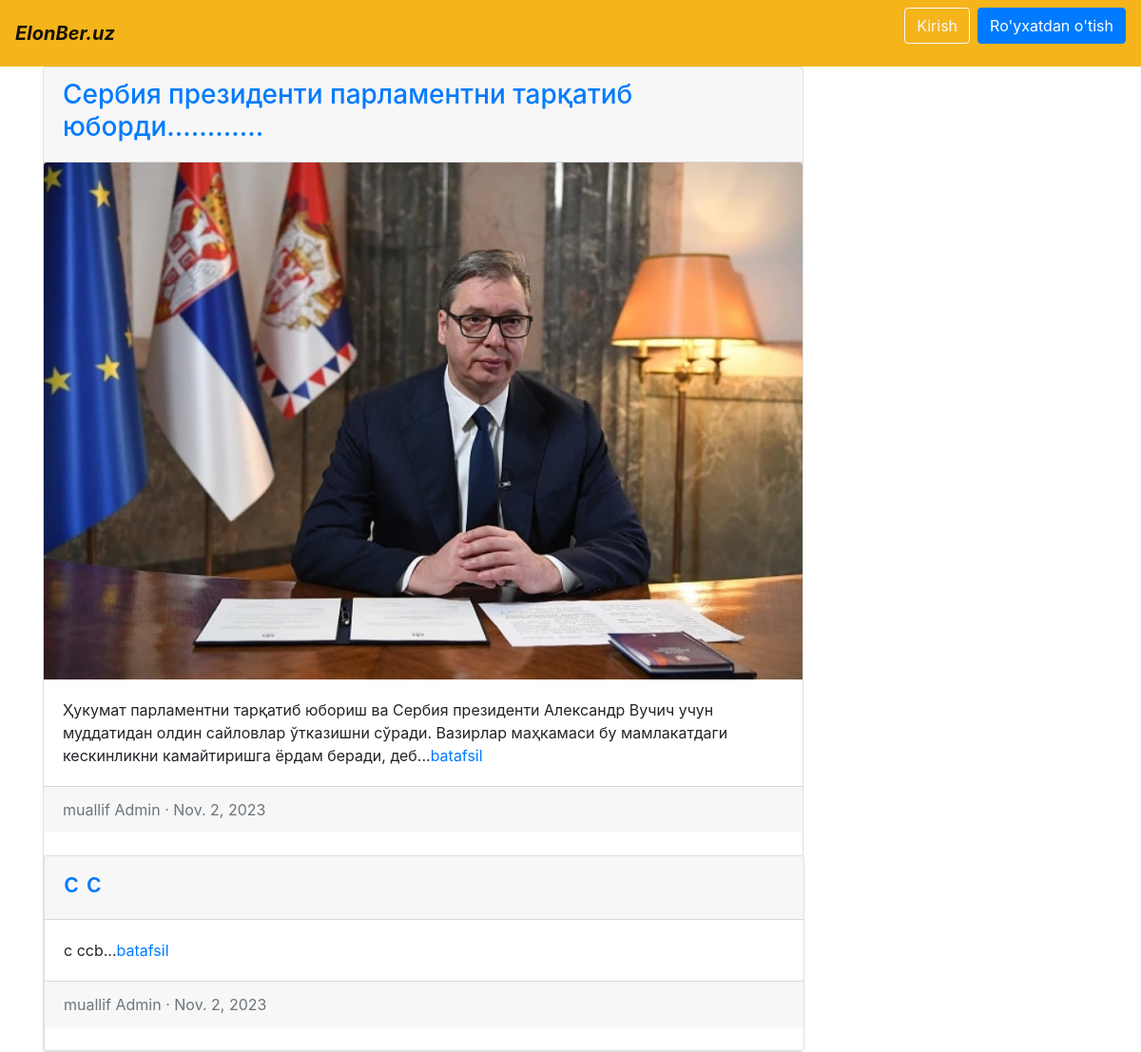
The page /articles/ on the database as committed earlier.
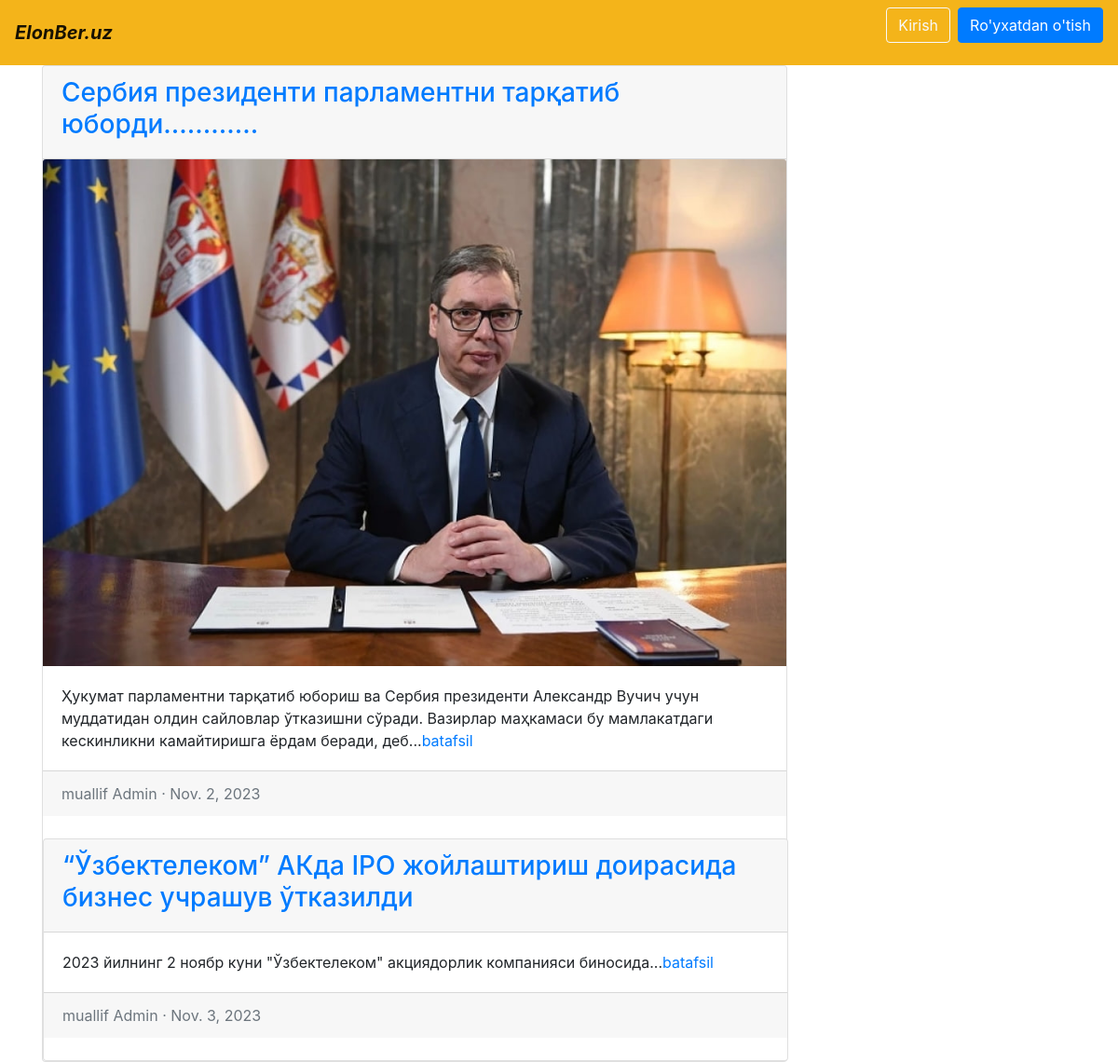
The same page on the database as committed later.
### article/models.py (models this page shows, shortened)
class Article(models.Model):
    title = models.CharField(max_length=150)
    summary = models.CharField(max_length=200)
    body = RichTextField()
    photo = models.ImageField(upload_to='image/', null=True, blank=True)
    date = models.DateField(auto_now_add=True)
    auther = models.ForeignKey(
        get_user_model(),
        on_delete=models.CASCADE
    )

### account/models.py (models this page shows)
class CustomUser(AbstractUser):
    age = models.PositiveIntegerField(null=True, blank=True)

### article/views.py (the view)
# urls.py: path('', ArticleListView.as_view(), name='article_view'),
class ArticleListView(ListView):
    model = Article
    template_name = 'article_view.html'

### templates/article_view.html (shortened to what this page needs)
{% extends 'base.html' %}
{% block content %}
    {% for article in object_list %}
        <div class="card" style="width: 50rem;">
            <div class="card-header">
                <span class="font-weight-bold">
                    <a href="{% url 'article_detail' article.pk %}">
                        <h3>{{ article.title }}</h3>
                    </a>
                </span>
            </div>
            {% if article.photo %}
                <img class="card-img-top" src="{{ article.photo.url }}" alt="{{ article.title }}">
            {%  endif %}
            <div class="card-body">
                {{ article.summary }}...<a href="{% url 'article_detail' article.pk %}">batafsil</a>
            </div>
            <div class="card-footer text-left text-muted">
                <span class="text-muted">muallif {{ article.auther | title }} &middot; {{ article.date }}</span>
            </div>
        <br />
    {% endfor %}
    </div>
{% endblock content %}

### templates/base.html (shortened to what this page needs)
{% load static %}
<!DOCTYPE html>
<html>
    <head>
            <link rel="stylesheet" href="https://cdn.jsdelivr.net/npm/bootstrap@4.5.3/dist/css/bootstrap.min.css">
    </head>
    <body>
        <nav class="navbar navbar-expand-lg navbar-light" style="background-color: #F4B41A;">
            <a class="navbar-brand" href="{% url 'home' %}">
                <b><i>ElonBer.uz</i></b>
            </a>
            <div class="collapse navbar-collapse" id="navbarSupportedContent">
                {% if user.is_authenticated %}
                    <ul class="navbar-nav ml-auto">
                        <li class="nav-item">
                            <a class="nav-link dropdown-toggle" href="#"
                                id="navbarDropdown" role="button" data-toggle="dropdown"
                                aria-haspopup="true" aria-expanded="false">
                                {{ user.username | title }}
                            </a>
                            {% if user.is_authenticated %}
                                <div class="dropdown-menu dropdown-menu-lg-right"
                                     aria-labelledby="navbarDropdown">
                                    <a class="dropdown-item" href="{% url 'article_create' %}">Yangi post</a>
                                    <div class="dropdown-divider"></div>
                                    <a class="dropdown-item" href="{% url 'password_change'%}">Kalit so'zni almashtirish</a>
                                    <div class="dropdown-divider"></div>
                                    <a class="dropdown-item" href="{% url 'logout' %}">Chiqib ketish</a>
                                </div>
                            {% endif %}
                        </li>
                    </ul>
                {% else %}
                    <form class="form-inline ml-auto">
                        <a href="{% url 'login' %}" class="btn btn-outline-light">Kirish</a>
                        <a href="{% url 'signup' %}" class="btn btn-primary ml-2">Ro'yxatdan o'tish</a>
                    </form>
                {% endif %}
            </div>
        </nav>
        <main>
            <div class="container">
                {% block content %}
                {% endblock content %}
            </div>
        </main>
    </body>
</html>

Rows that differ between the two databases and show on the page:
removed Article: title "c c", summary "c ccb", auther "Admin", date "Nov. 2, 2023"
added Article: title "“Ўзбектелеком” АКда IPO жойлаштириш доирасида бизнес учрашув ўтказилди", summary "2023 йилнинг 2 ноябр куни \"Ўзбектелеком\" акциядорлик компанияси биносида", auther "Admin", date "Nov. 3, 2023"
